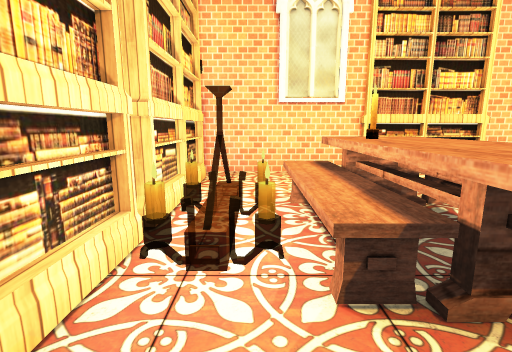
View 1 (above)

12 first-person views from a walk through a scene from a Unity 3-D project. The camera is 1.5 m above the floor, tilts 10° down and sees 85° across. The floor is counted in squares, 1 m on a side. Each view is taken from the middle of a square. On the plan, view 1 faces up. The plan holds only what a view shows up to about 14 squares ahead; the rest is blank. The player is left out. Some surface patterns are stand-ins.

View 2
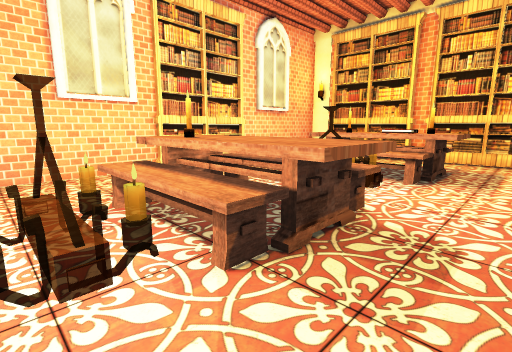

View 3
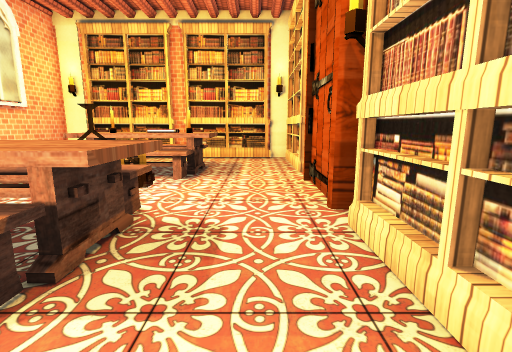

View 4
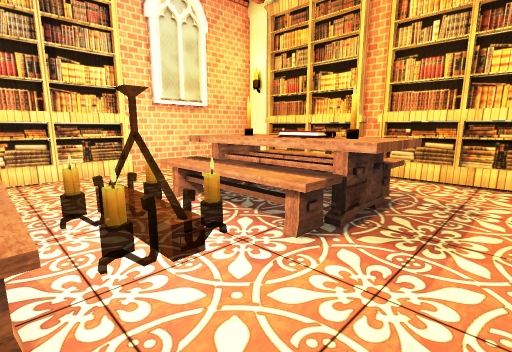

View 5
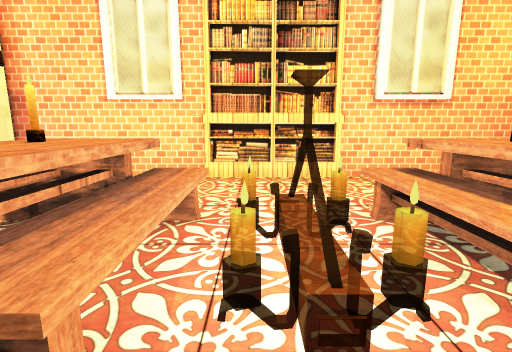

View 6
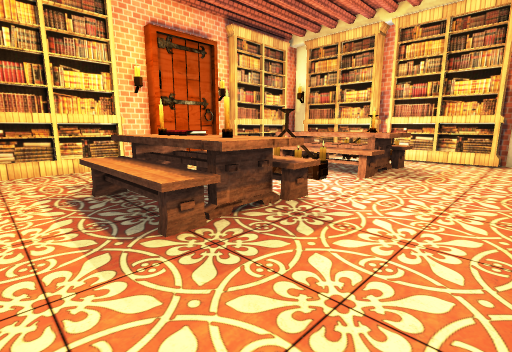

View 7
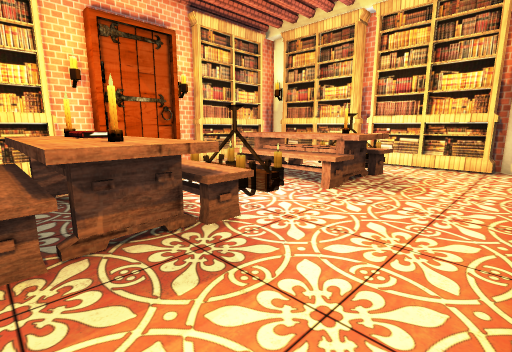

View 8
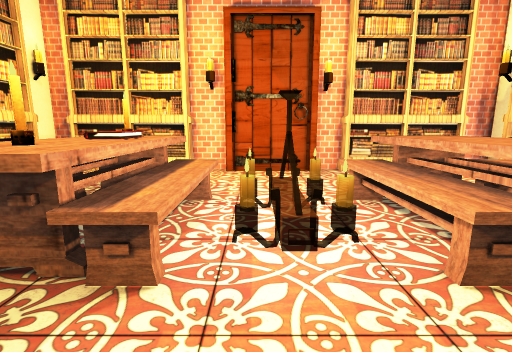

View 9
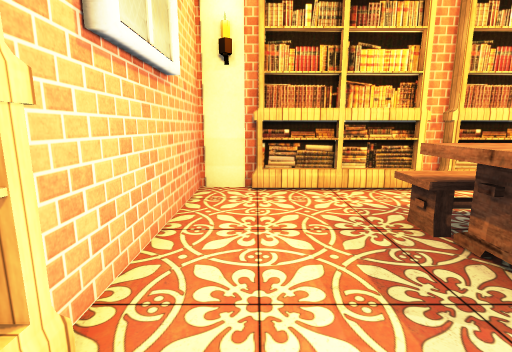

View 10
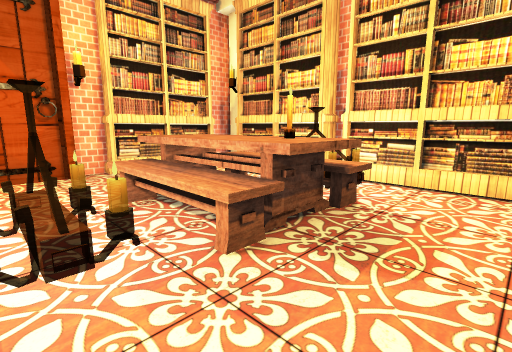

View 11
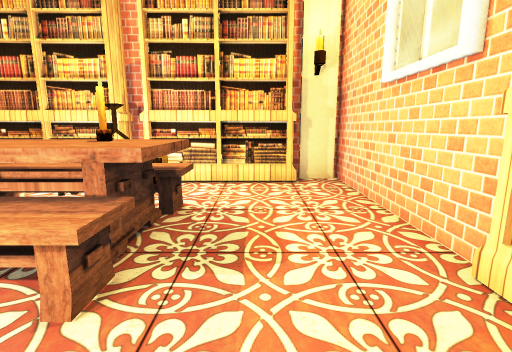

View 12
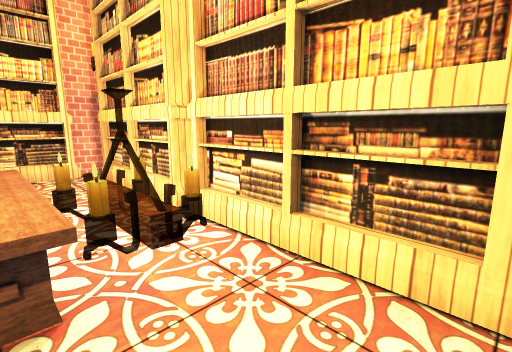

### Floor plan
Points are (right, up) in squares from view 1. A wall is a line through its corners. A room is listed if a view was taken in it or the views show most of it. See-through windows are left out.
Room 1 (views 1, 2, 3, 4, 5, 6, 7, 8, 9, 10, 11, 12)
walls: (4, -1.5) (7, -1.5); (3.5, 9.4) (-2.1, 9.4) (-2.1, 8); (7, -1.9) (8.2, -1.9); (2.9, -1.9) (4, -1.9); (12.9, 3.4) (12.9, 4.1); (12.9, 7.9) (12.9, 9.4) (7.5, 9.4); (12.4, -1.9) (12.9, -1.9) (12.9, -0.5); (-2.1, -1.2) (-2.1, -1.8); (-2.4, -1.9) (-1, -1.9)
ways out: gap at (-1, 5)
objects: bookshelf (-2, 0) to (-2, 3); bookshelf (-2, 5) to (-2, 7); other object (-1, 3) to (0, 3); bookshelf (0, -2) to (2, -2); other object (0, 5); chair (1, 2) to (1, 6); other object (2, 2) to (2, 4); candle (2, 5); other object (2, 6); chair (3, 2) to (4, 6); bookshelf (4, 9) to (7, 10); other object (5, 3) to (6, 5); chair (7, 2) to (8, 6); books (8, 3) to (9, 3); bookshelf (9, -2) to (12, -2); candle (9, 2); other object (9, 4); candle (9, 5); other object (9, 6); chair (10, 2) to (10, 6); bookshelf (13, 0) to (13, 3); bookshelf (13, 5) to (13, 7)

Positions as (right, up) in squares from view 1, and headings:
1: (0, 0), facing up
2: (-1, 0), facing up-right
3: (-1, 0), facing right
4: (4, 0), facing up-right
5: (5, 1), facing up
6: (12, 9), facing down-left
7: (10, 9), facing down-left
8: (6, 8), facing down
9: (6, 8), facing right
10: (6, 8), facing down-left
11: (6, 7), facing left
12: (1, 8), facing down-left
